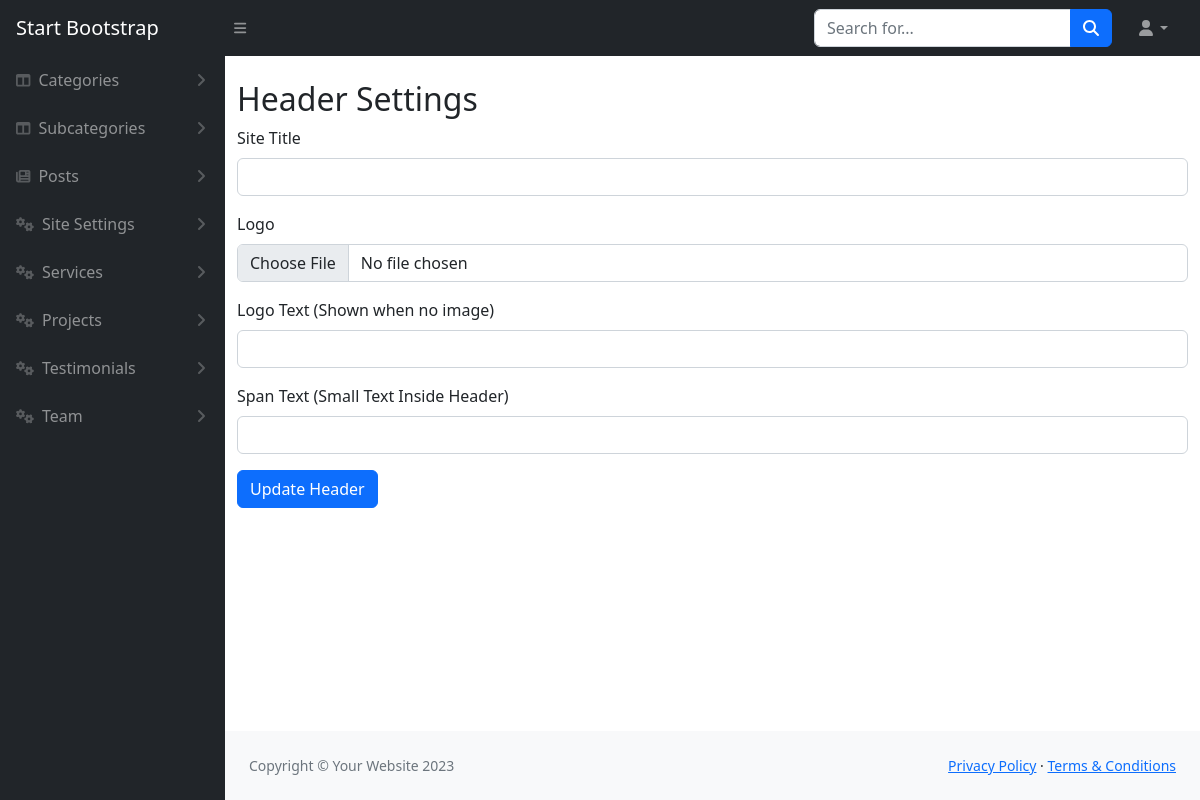
Page /admin/headerSettings.php (signed in) on the earlier database version.
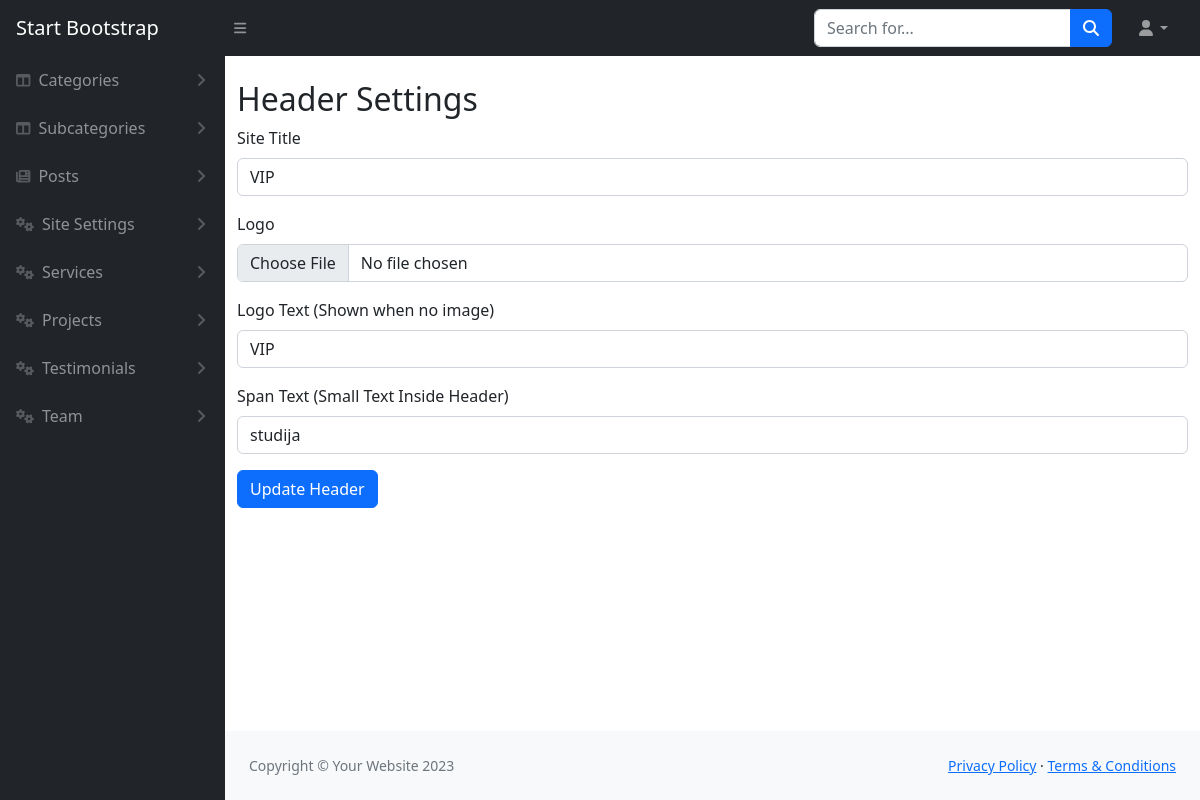
Same page on the later database version.
### tables this page shows
CREATE TABLE `site_settings` (
  `id` int(11) NOT NULL,
  `site_title` varchar(255) NOT NULL,
  `logo` varchar(255) DEFAULT NULL,
  `logo_text` varchar(255) DEFAULT NULL,
  `span_text` varchar(50) DEFAULT NULL,
  `footer_text` text DEFAULT NULL,
  `updated_at` timestamp NOT NULL DEFAULT current_timestamp() ON UPDATE current_timestamp()
);

### admin/headerSettings.php (the view, shortened to what this page needs)
<?php
include('../config/db.php');
$result = mysqli_query($con, "SELECT * FROM site_settings LIMIT 1");
$site_settings = mysqli_fetch_assoc($result);
include('includes/header.php');
?>
<div class="container mt-4">
    <h2>Header Settings</h2>
    <form method="POST" enctype="multipart/form-data">
        <div class="mb-3">
            <label class="form-label">Site Title</label>
            <input type="text" name="site_title" class="form-control" value="<?= htmlspecialchars($site_settings['site_title']) ?>" required>
        </div>
        <div class="mb-3">
            <label class="form-label">Logo</label>
            <input type="file" name="logo" class="form-control">
        </div>
        <div class="mb-3">
            <label class="form-label">Logo Text (Shown when no image)</label>
            <input type="text" name="logo_text" class="form-control" value="<?= htmlspecialchars($site_settings['logo_text']) ?>">
        </div>
        <div class="mb-3">
            <label class="form-label">Span Text (Small Text Inside Header)</label>
            <input type="text" name="span_text" class="form-control" value="<?= htmlspecialchars($site_settings['span_text']) ?>">
        </div>
        <button type="submit" class="btn btn-primary">Update Header</button>
    </form>
</div>
<?php include('includes/footer.php'); ?>

Differences in the rows shown:
added site_settings: site_title "VIP", logo_text "VIP", span_text "studija"
